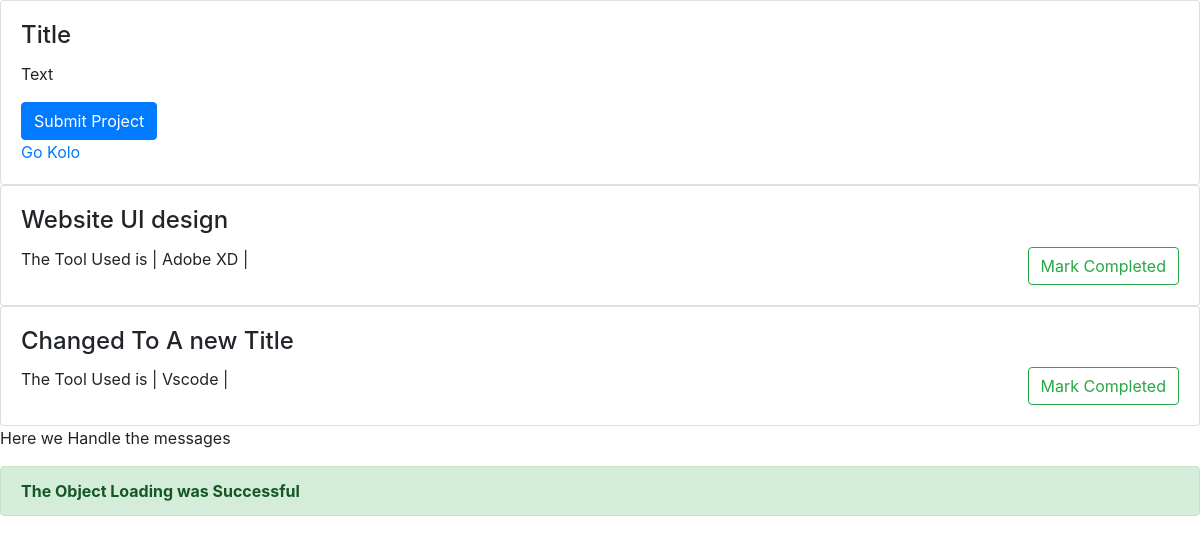
The page /actproject/1 on the database its author committed.
### taskmanager/models.py (models this page shows, shortened)
class Task(models.Model):
    title = models.CharField(max_length=64, blank=True, null=True)
    project = models.ForeignKey(Project, on_delete=models.SET_NULL, null=True)
    tool_used = models.CharField(max_length=64, null=True, blank=True)
    category = models.CharField(max_length=16, default="Programming")
    added_time = models.DateTimeField(auto_now=True)
    status = models.CharField(max_length=16, default="PENDING")
    deadline = models.DateTimeField(auto_now=False, null=True, blank=True)
    completed_date = models.DateTimeField(
        auto_now=False, null=True, blank=True, default="")
    def __str__(self):
        return self.title

### taskmanager/views.py (the view)
# urls.py: path('actproject', OngoingProjectView.as_view(), name="ongoing_project"),
class OngoingProjectView(View):
    def get(self, request, projid=None):
        if projid is None:
            return HttpResponseRedirect("/")
        messages.success(request, "The Object Loading was Successful")
        project = Project.objects.get(pk=projid)
        proj_tasks = Task.objects.filter(project=project)
        print(proj_tasks)
        return render(request, "mytask.html", context={'proj_tasks': proj_tasks})

### templates/mytask.html
{% extends 'base.html' %}{% load static %}
{% block main %}
    {% for task in proj_tasks %}
        <div class="card">
            <div class="card-body">
                <h4 class="card-title">{{task.title}}</h4>
                <p class="card-text">The Tool Used is | {{task.tool_used}} | <button type="button" class="btn btn-outline-success float-right">Mark Completed</button></p>
            </div>
        </div>
    {% endfor %}
    <p>Here we Handle the messages</p>
    {% for message in messages %}
        <div class="alert alert-success" role="alert">
            <strong>{{message}}</strong>
        </div>
    {% endfor %}
{% endblock main%}

### rows shown on the page
Task: title "Website UI design", tool_used "Adobe XD"
Task: title "Changed To A new Title", tool_used "Vscode"

### other values the page prints
{{ message }} "The Object Loading was Successful"
